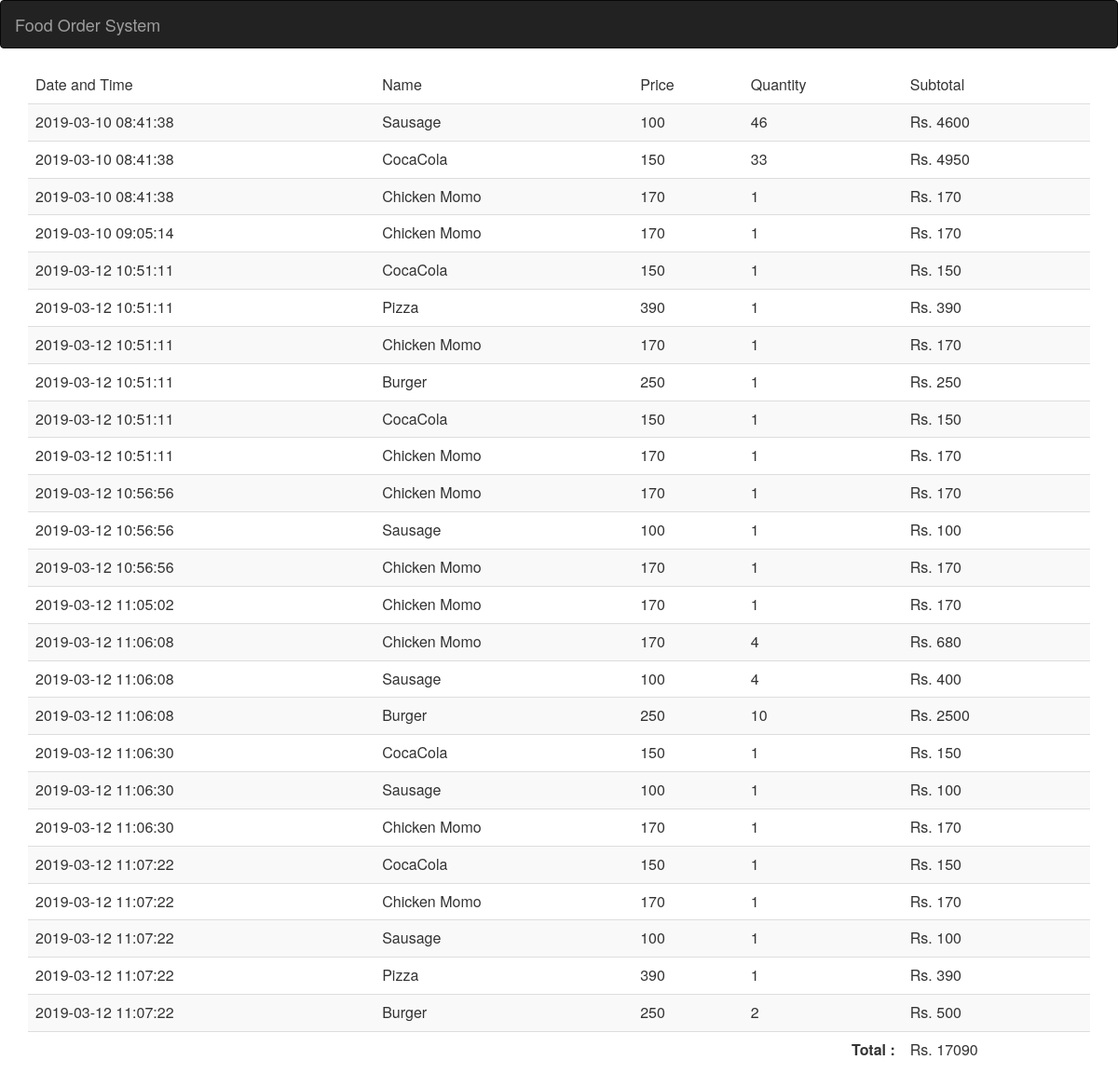
The page /sales.php on the database its author committed.
### tables this page shows
CREATE TABLE `sales` (
  `id` int(11) NOT NULL,
  `productid` int(11) NOT NULL,
  `qty` int(11) NOT NULL,
  `datetime` varchar(100) NOT NULL
);

CREATE TABLE `product` (
  `id` int(11) NOT NULL,
  `catid` int(1) NOT NULL,
  `name` varchar(30) NOT NULL,
  `price` double NOT NULL,
  `image` varchar(150) NOT NULL
);

### sales.php (the view, shortened to what this page needs)
<?php
	include 'include/header.php';
?>
<head>
</head>
<div class="container">
	<table class="table table-striped">
    <thead>
      <td>Date and Time</td>
      <td>Name</td>
      <td>Price</td>
      <td>Quantity</td>
      <td>Subtotal</td>
    </thead>
    <?php
    	$total = null;
    	$query = "SELECT * FROM sales";
    	$result = mysqli_query($conn,$query);
      	while ($row = mysqli_fetch_assoc($result)) :
        	$id = $row['productid'];
        	$q = "SELECT * FROM product where id = '$id'";
        	$r = mysqli_query($conn,$q);
        	$row1 = mysqli_fetch_assoc($r);
    ?>
    <tr>
      <td>
        <?php echo $row['datetime']; ?>
      </td>
      <td>
        <?php echo $row1['name']; ?>
      </td>
      <td>
        <?php echo $row1['price']; ?>
      </td>
      <td><?php echo $row['qty']; ?></td>
      <td>
          <?php
            $stotal = $row['qty'] * $row1['price'];
            echo "Rs. ";
            $total = $total + $stotal;
            echo $stotal;
          ?>
      </td>
    </tr>
    <?php
      endwhile;
    ?>
    <tr>
      <td colspan="4" class="text-right"><b>Total : </b></td>
      <td>Rs. <?php echo $total; ?></td>
    </tr>
  </table>
</div>

### include/header.php (shortened to what this page needs)
<head>
<link rel="stylesheet" href="https://maxcdn.bootstrapcdn.com/bootstrap/3.3.7/css/bootstrap.min.css">
  <link rel="stylesheet" type="text/css" href="css/bootstrap.min.css">
  <link rel="stylesheet" type="text/css" href="css/template.css">
</head>
<nav class="navbar navbar-inverse">
  <div class="container-fluid">
    <div class="navbar-header">
      <?php
          if ($_SESSION['role']) {
            if($_SESSION['role'] == "staff") {
        ?>
              <a class="navbar-brand" href="staff_index.php">Staff Page</a>
        <?php
            } else {
        ?>
              <a class="navbar-brand" href="admin_index.php">Food Order System</a>
        <?php
            }
          } else {
        ?>
        <a class="navbar-brand" href="index.php">Food Order System</a>
        <?php
          }
        ?>
    </div>
    <div class="collapse navbar-collapse" id="bs-example-navbar-collapse-1">
    </div>
  </div>
</nav>

### rows shown on the page
sales: datetime "2019-03-10 08:41:38", productid.name "Sausage", productid.price "100", qty "46", qty.price "4600"
sales: datetime "2019-03-10 08:41:38", productid.name "CocaCola", productid.price "150", qty "33", qty.price "4950"
sales: datetime "2019-03-10 08:41:38", productid.name "Chicken Momo", productid.price "170", qty "1", qty.price "170"
sales: datetime "2019-03-10 09:05:14", productid.name "Chicken Momo", productid.price "170", qty "1", qty.price "170"
sales: datetime "2019-03-12 10:51:11", productid.name "CocaCola", productid.price "150", qty "1", qty.price "150"
sales: datetime "2019-03-12 10:51:11", productid.name "Pizza", productid.price "390", qty "1", qty.price "390"
sales: datetime "2019-03-12 10:51:11", productid.name "Chicken Momo", productid.price "170", qty "1", qty.price "170"
sales: datetime "2019-03-12 10:51:11", productid.name "Burger", productid.price "250", qty "1", qty.price "250"
sales: datetime "2019-03-12 10:51:11", productid.name "CocaCola", productid.price "150", qty "1", qty.price "150"
sales: datetime "2019-03-12 10:51:11", productid.name "Chicken Momo", productid.price "170", qty "1", qty.price "170"
sales: datetime "2019-03-12 10:56:56", productid.name "Chicken Momo", productid.price "170", qty "1", qty.price "170"
sales: datetime "2019-03-12 10:56:56", productid.name "Sausage", productid.price "100", qty "1", qty.price "100"
sales: datetime "2019-03-12 10:56:56", productid.name "Chicken Momo", productid.price "170", qty "1", qty.price "170"
sales: datetime "2019-03-12 11:05:02", productid.name "Chicken Momo", productid.price "170", qty "1", qty.price "170"
sales: datetime "2019-03-12 11:06:08", productid.name "Chicken Momo", productid.price "170", qty "4", qty.price "680"
sales: datetime "2019-03-12 11:06:08", productid.name "Sausage", productid.price "100", qty "4", qty.price "400"
sales: datetime "2019-03-12 11:06:08", productid.name "Burger", productid.price "250", qty "10", qty.price "2500"
sales: datetime "2019-03-12 11:06:30", productid.name "CocaCola", productid.price "150", qty "1", qty.price "150"
sales: datetime "2019-03-12 11:06:30", productid.name "Sausage", productid.price "100", qty "1", qty.price "100"
sales: datetime "2019-03-12 11:06:30", productid.name "Chicken Momo", productid.price "170", qty "1", qty.price "170"
sales: datetime "2019-03-12 11:07:22", productid.name "CocaCola", productid.price "150", qty "1", qty.price "150"
sales: datetime "2019-03-12 11:07:22", productid.name "Chicken Momo", productid.price "170", qty "1", qty.price "170"
sales: datetime "2019-03-12 11:07:22", productid.name "Sausage", productid.price "100", qty "1", qty.price "100"
sales: datetime "2019-03-12 11:07:22", productid.name "Pizza", productid.price "390", qty "1", qty.price "390"
sales: datetime "2019-03-12 11:07:22", productid.name "Burger", productid.price "250", qty "2", qty.price "500"

### other values the page prints
$total "17090"
